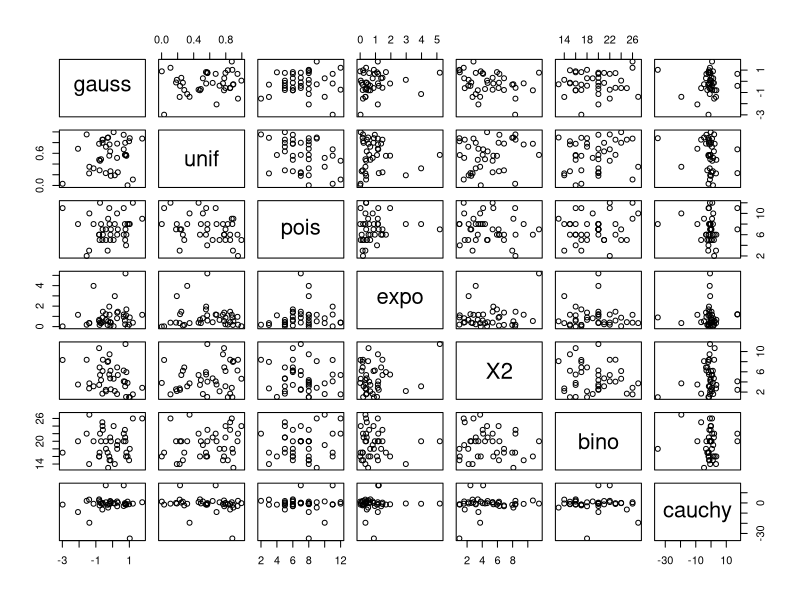

The R source for this figure: (Note: this script raises an error after producing the figure.)
## ---- chunk 1
knitr::opts_chunk$set(echo = TRUE)
## ---- chunk 2
rnorm(10)

data <- data.frame(gauss=rnorm(40,mean=0),
                   unif=runif(40,min=0,max=1),
                   pois=rpois(40,8),
                   expo=rexp(40,rate=1),
                   X2=rchisq(40,5),
                   bino=rbinom(40,100,0.2),
                   cauchy=rcauchy(40,location=0,scale=1)
                    
                   )

plot(data)


write.csv(data, file = "data.csv")

## ---- chunk 3
read.csv('data.csv',sep="")[,1]
## ---- chunk 4
x<-seq(10)
vect_norm=rnorm(10,0,1)
moy<-0
std<-1
plot(function(x) dnorm(x,moy,std),moy-4*std,moy+4*std,xab="x",ylab="",main="")
## ---- chunk 5
library(dplyr)
library(readr)
distrib<-read_csv(file = "distribution_inconnue.csv")
plot(distrib)
